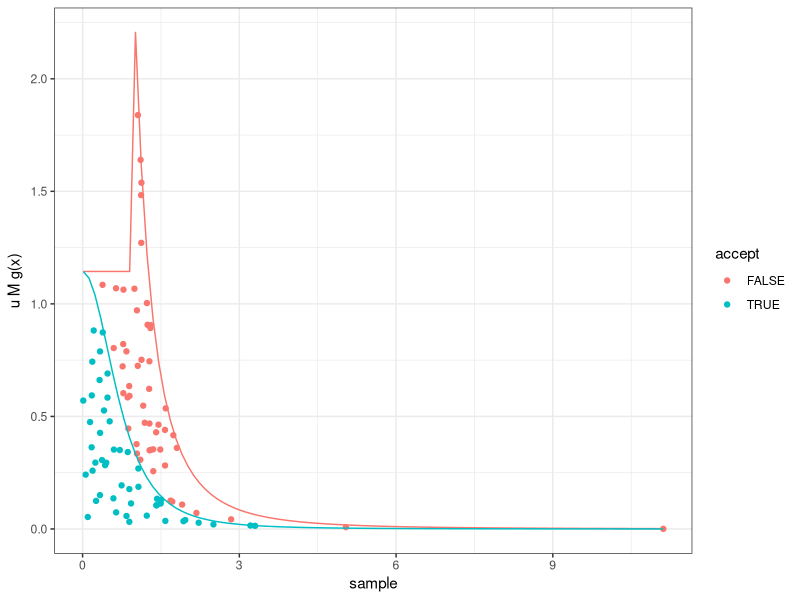
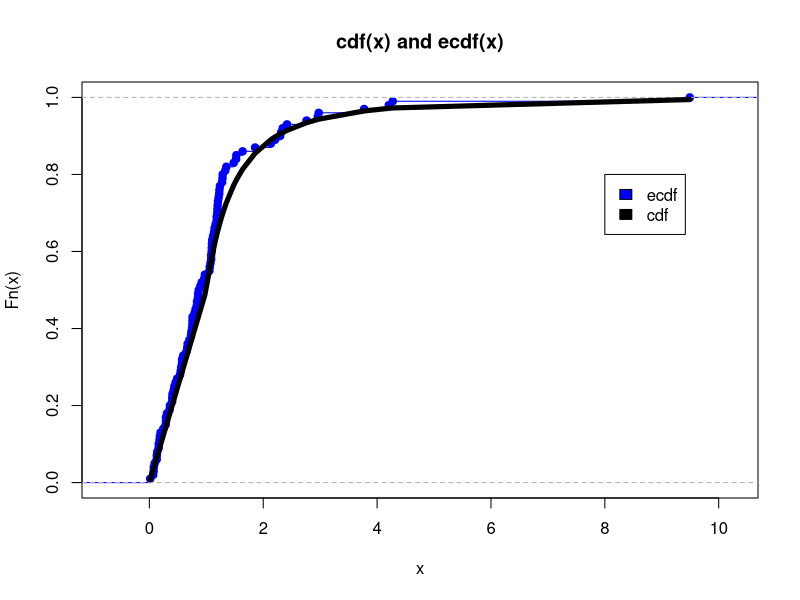
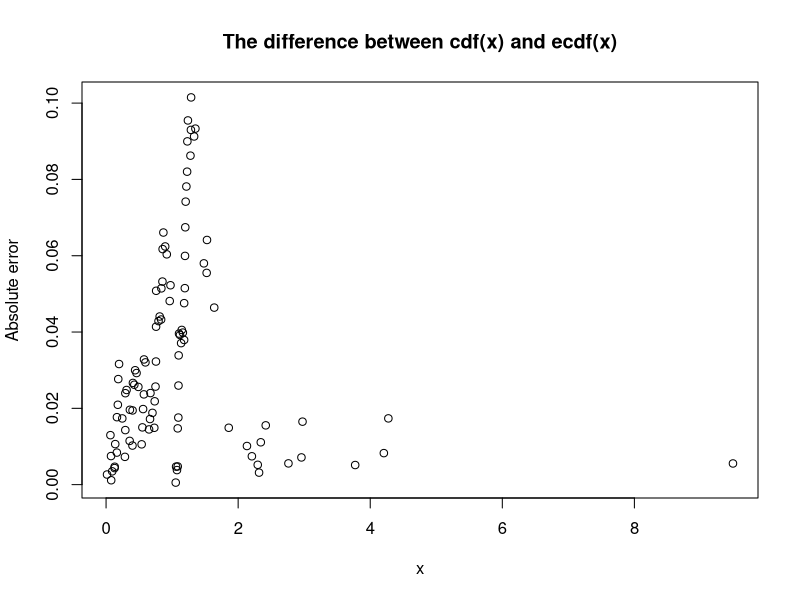
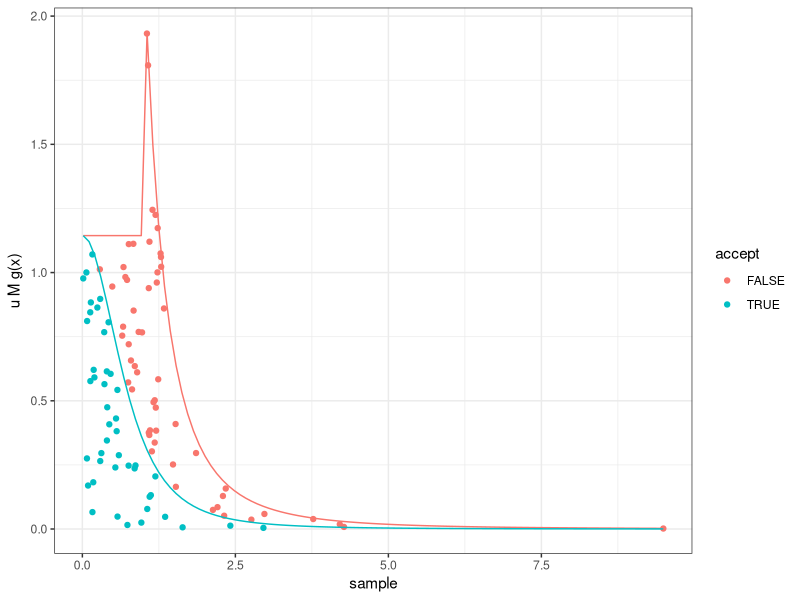
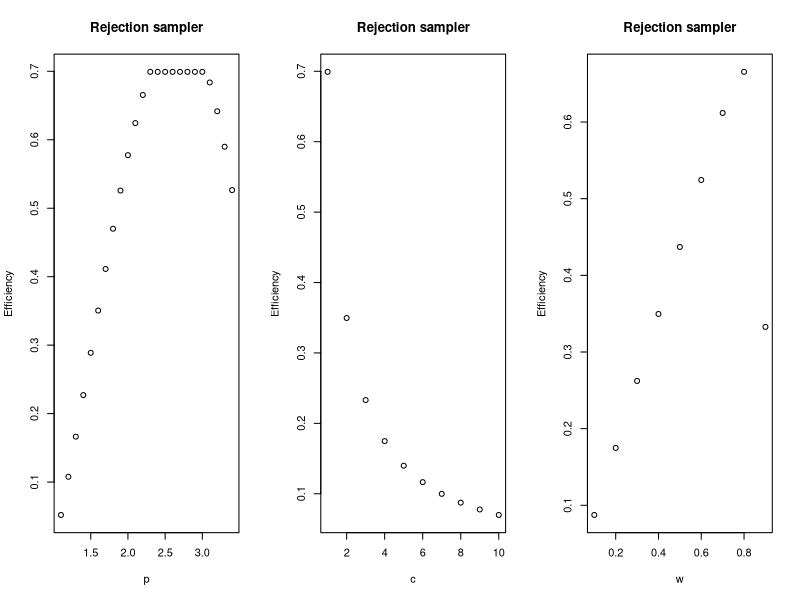
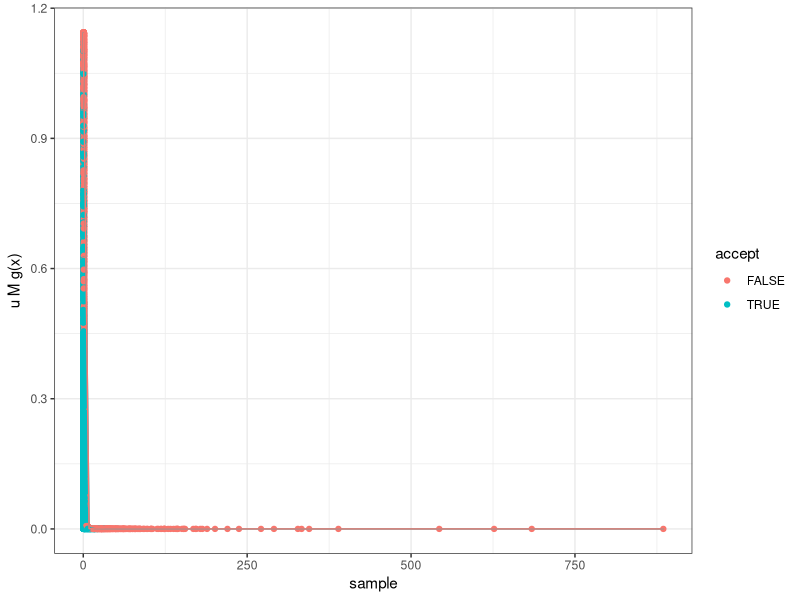
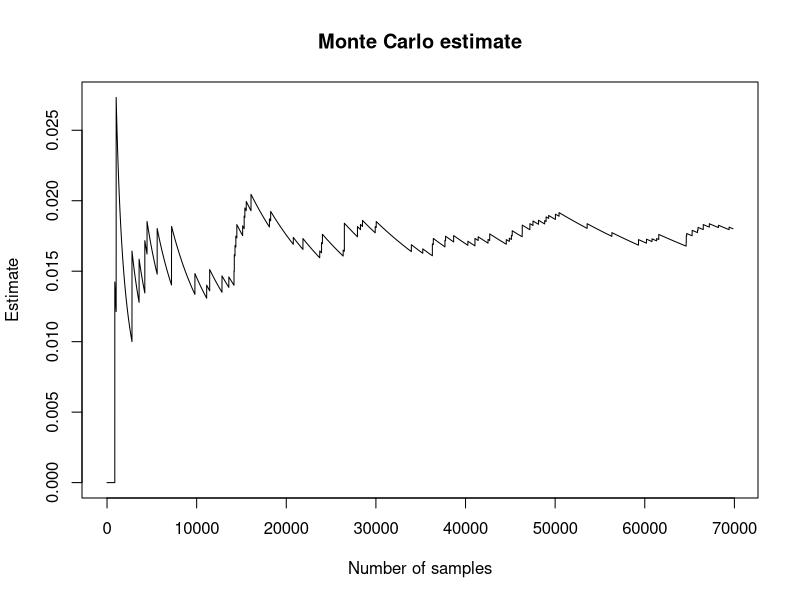
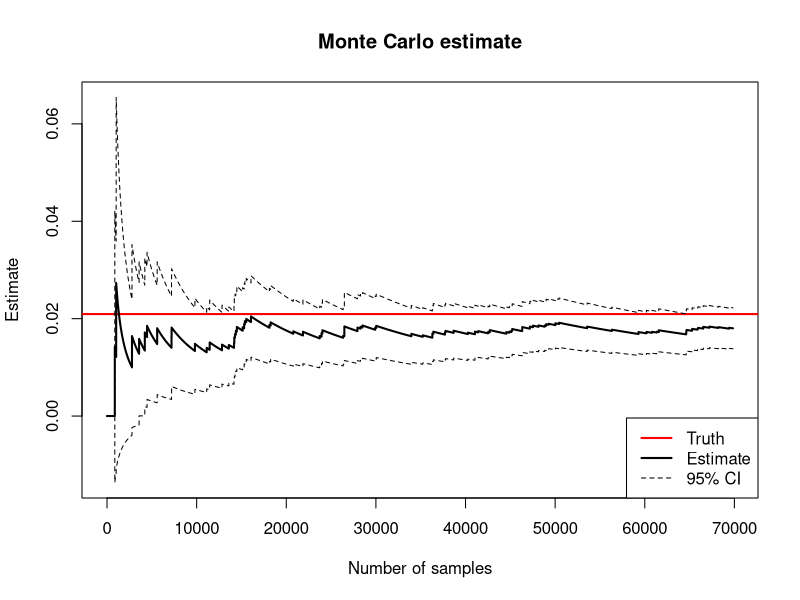

Reproduce these figures in R, in order. (Note: a time limit stopped this script after it produced the figures.)
## ----libraries, message=FALSE, warning=FALSE, cache=FALSE----------------
library("reshape2")
library("plyr")
library("dplyr")
library("ggplot2")
library("xtable")

## ----set_seed------------------------------------------------------------
set.seed(1)

## ----Problem 4.1----------------
# define f(x)

f = function(x,log = FALSE) {
  out = (1+x^2)^(-1.75)*as.numeric(x>0)
  if (log) return(log(out))
  return(out)
}

I_f = integrate(function(x) f(x), -Inf, Inf)

# define g2(x)
g2 = function(x, log = FALSE) {
    out = x^(-3)*as.numeric(x>1)
    if (log) return(log(out))
    return(out)
}

I_g2 = integrate(function(x) g2(x), -Inf, Inf)

# define g(x)
g = function(x, log = FALSE) {
  out = 0.5*as.numeric(x>0 & x<1) + 0.5*g2(x)/I_g2$value
  if (log) return(log(out))
  return(out)
}

sampler_1 = function(n_points, w=0.5) {
  sample = matrix(0, nrow=n_points, ncol=1, byrow=TRUE)
  for (i in 1:n_points) {
    if (runif(1)<w) {sample[i] = runif(1)}
    else {sample[i] = sqrt(1/(1-runif(1)))}
  }
  return(sample)
}

# rejection sampling
set.seed(1)

M = 2/I_f$value
n = 10^2
d = data.frame(x = sampler_1(n), 
               u = runif(n)) %>%
  mutate(u_scaled = u*M*g(x),
         accept   = u_scaled < f(x)/I_f$value)

gg = ggplot(d, aes(x=x,y=u_scaled,col=accept)) + 
  geom_point()

clrs = unique(ggplot_build(gg)$data[[1]]$colour)

gg + stat_function(fun=function(x) M*g(x), col=clrs[2]) +
  stat_function(fun=function(x) f(x)/I_f$value, col=clrs[1]) + 
  labs(x="sample",y=expression(paste("u M g(",x,")"))) +
  theme_bw()

cat("Observed acceptance rate was",mean(d$accept))



## ----Problem 4.2----------------

# define g2(x)
g2 = function(x,p,c, log = FALSE) {
  out = x^(-p)*(p-1)*as.numeric(x>c)/(c^(1-p))
  if (log) return(log(out))
  return(out)
}

g = function(x,p,c,w, log = FALSE) {
  out = w*(1/c)*as.numeric(x>0 & x<c) + (1-w)*g2(x,p,c)
  if (log) return(log(out))
  return(out)
}

g_cdf = function(x,p,c,w, log = FALSE) {
  out = w*(x/c)*as.numeric(x>0 & x<c) + (w+(1-w)*(1-(x/c)^(1-p)))*as.numeric(x>c)
  if (log) return(log(out))
  return(out)
}

sampler_2 = function(n_points, p, c, w) {
  sample = matrix(0, nrow=n_points, ncol=1, byrow=TRUE)
  for (i in 1:n_points) {
    if (runif(1)<w) {sample[i] = runif(1)*c}
    else {sample[i] = c*(1-runif(1))^(1/(1-p))}
  }
  return(sample)
}

# sampling
set.seed(2)
w = 0.5
c = 1
p = 3
n = 10^2
M = c/(w*I_f$value)

# plot cdf and ecdf
x = sampler_2(n,p,c,w)
x_cdf = g_cdf(x,p,c,w)
plot(ecdf(x),col="blue", main = 'cdf(x) and ecdf(x)')
lines(sort(x),sort(x_cdf), add = TRUE, col="black", lwd=5)
legend(8, 0.8, legend = c('ecdf', 'cdf'),fill = c('blue','black'))

# plot absolute error between cdf and ecdf
plot(x,abs(ecdf(x)(x)-x_cdf), ylab = 'Absolute error', main = 'The difference between cdf(x) and ecdf(x)')

# sampling from g
d = data.frame(x = x, 
               u = runif(n)) %>%
  mutate(u_scaled = u*M*g(x,p,c,w),
         accept   = u_scaled < f(x)/I_f$value)

gg = ggplot(d, aes(x=x,y=u_scaled,col=accept)) + 
  geom_point()

clrs = unique(ggplot_build(gg)$data[[1]]$colour)

gg + stat_function(fun=function(x) M*g(x,p,c,w), col=clrs[1]) +
  stat_function(fun=function(x) f(x)/I_f$value, col=clrs[2]) + 
  labs(x="sample",y=expression(paste("u M g(",x,")"))) +
  theme_bw()

cat("Observed acceptance rate was",mean(d$accept))




## ------Problem 4.3------------------------------

M = function(p,c,w) {
  m1 = c/(w*I_f$value)
  m2 = c^(1-p)*(p/(3.5-p))^(p/2)*(1+p/(3.5-p))^(-1.75)/(I_f$value*(1-w)*(p-1))
  m3 = c*(1+c^2)^(-1.75)/(I_f$value*(1-w)*(p-1))
  return(max(m1,m2,m3))
}

p_vector = seq(1.1,3.4,0.1)
c_vector = 1:10
w_vector = seq(0.1,0.9,0.1)
mm = array(rep(1, length(p_vector)*length(c_vector)*length(w_vector)), 
           dim=c(length(p_vector), length(c_vector), length(w_vector)))
for (i in 1:length(p_vector)) {
  for (j in 1:length(c_vector)) {
    for (k in 1:length(w_vector)) {
      mm[i,j,k] = M(p_vector[i],c_vector[j],w_vector[k])
    }
  }
}

## mm[13,1,8],M(2.3,1,0.8)
F_m1 <- matrix(c(1, 2, 3), nrow = 1, ncol = 3, byrow = TRUE)
layout(F_m1)
plot(p_vector,1/mm[,1,8],xlab='p',ylab='Efficiency',main='Rejection sampler') # effect of p
plot(c_vector,1/mm[13,,8],xlab='c',ylab='Efficiency',main='Rejection sampler') # effect of c
plot(w_vector,1/mm[12,1,],xlab='w',ylab='Efficiency',main='Rejection sampler') # effect of c




## ------Problem 4.4------------------------------

h = function(x, log = FALSE) {
  out = x*as.numeric(x>=10)
  if (log) return(log(out))
  return(out)
}

E_hf_x = integrate(function(x) f(x)*h(x), -Inf, Inf)

# sampling with the greatest efficiency
set.seed(3)
J = 10^5

w = 0.8
c = 1
p = 2.3
MM = M(p,c,w)

x = sampler_2(J,p,c,w)

F_m2 <- matrix(c(1), nrow = 1, ncol = 1, byrow = TRUE)
layout(F_m2)

# sampling from proposal g
d = data.frame(x = x, 
               u = runif(J)) %>%
  mutate(u_scaled = u*MM*g(x,p,c,w),
         accept   = u_scaled < f(x)/I_f$value)

gg = ggplot(d, aes(x=x,y=u_scaled,col=accept)) + 
  geom_point()

clrs = unique(ggplot_build(gg)$data[[1]]$colour)

gg + stat_function(fun=function(x) MM*g(x,p,c,w), col=clrs[2]) +
  stat_function(fun=function(x) f(x)/I_f$value, col=clrs[1]) + 
  labs(x="sample",y=expression(paste("u M g(",x,")"))) +
  theme_bw()

cat("Observed acceptance rate was",mean(d$accept))

# calculate h(x)
hx = h(x[d$accept])
cummean = function(x) return(cumsum(x)/(1:length(x)))
plot(cmhx<-cummean(hx), type='l', ylab="Estimate", main="Monte Carlo estimate", xlab="Number of samples")

# variance or 95%CI
cumvar = function(x) {
  J = length(x)
  cumvar = numeric(J)
  for (j in 1:J) { cumvar[j] = var(x[1:j])/j }
  return(cumvar)
}

cvhx = cumvar(hx)
uci  = cmhx+qnorm(.975)*sqrt(cvhx)
lci  = cmhx-qnorm(.975)*sqrt(cvhx)
plot(cmhx, main="Monte Carlo estimate", type="n",
     ylim=range(uci,lci,na.rm=T), xlab="Number of samples", ylab="Estimate")
abline(h=E_hf_x$value, col="red",lwd=2)
lines(cmhx,lwd=2)
lines(uci, lty=2)
lines(lci, lty=2)
legend("bottomright", c("Truth","Estimate","95% CI"),
       lwd=c(2,2,1), lty=c(1,1,2), col=c("red","black","black"))


# plot relative error

set.seed(3)
J = 10^6

w = 0.8
c = 1
p = 2.3
MM = M(p,c,w)

x = sampler_2(J,p,c,w)

# sampling from proposal g
d = data.frame(x = x, 
               u = runif(J)) %>%
  mutate(u_scaled = u*MM*g(x,p,c,w),
         accept   = u_scaled < f(x)/I_f$value)

cat("Observed acceptance rate was",mean(d$accept))

# calculate h(x)
hx = h(x[d$accept])
cmhx = cummean(hx)
cvhx = cumvar(hx)
uci  = cmhx+qnorm(.975)*sqrt(cvhx)
lci  = cmhx-qnorm(.975)*sqrt(cvhx)

relative_error = (uci-lci)/(2*cmhx)
plot(relative_error, type='l', ylim = c(0,2), ylab="Relative error", main="Relative error of Monte Carlo estimate", xlab="Number of samples")
lines(c(rep(0.1, length(relative_error))),lty=2, col = 'blue')
lines(c(rep(0.01, length(relative_error))),lty=2, col = 'blue')
text(10,0.2,'0.1',col='blue')
text(10,0,'0.01',col = 'blue')

if (relative_error[length(relative_error)] < 0.1) {
  cat("Required MC sample size for relative error less than 10% is", 
      round(which.max(relative_error<0.1)/mean(d$accept)))
} else {
  cat("Required MC sample size for relative error less than 10% is", 
      "higher than 10^6")
}

if (relative_error[length(relative_error)] < 0.01) {
  cat("Required MC sample size for relative error less than 1% is", 
      round(which.max(relative_error<0.01)/mean(d$accept)))
} else {
  cat("Required MC sample size for relative error less than 1% is", 
      "higher than 10^6")
}



## -------------- Problem 4.5 ------------------

gj = function(x,j,c=10, log = FALSE) {
  out = x^(-j)*(j-1)*as.numeric(x>c)/(c^(1-j))
  if (log) return(log(out))
  return(out)
}

sampler_j = function(n_points, j, c=10) {
  sample = matrix(0, nrow=n_points, ncol=1, byrow=TRUE)
  for (i in 1:n_points) {
    sample[i] = c*(1-runif(1))^(1/(1-j))
  }
  return(sample)
}

# sample size
J = 10^5
E_hf_x = integrate(function(x) f(x)*h(x), -Inf, Inf) #truth

# sampling from proposal g (j=2)
set.seed(100000)
j=2
x = sampler_j(J,j)
weights = f(x)/(I_f$value*gj(x,j))

# calculate h(x)
hx = h(x)
cummean = function(x) return(cumsum(x*weights)/(1:length(x)))
cmhx<-cummean(hx)

# variance or 95%CI
cumvar = function(x) {
  J = length(x)
  cumvar = numeric(J)
  for (i in 1:J) { cumvar[i] = var(x[1:i]*weights[1:i])/i }
  return(cumvar)
}

cvhx = cumvar(hx)
uci  = cmhx+qnorm(.975)*sqrt(cvhx)
lci  = cmhx-qnorm(.975)*sqrt(cvhx)
plot(cmhx[100:20000], main="Monte Carlo estimate", type="n",
     ylim=range(uci[100:length(uci)],lci[100:length(lci)],E_hf_x$value,na.rm=T), xlab="Number of samples", ylab="Estimate")
abline(h=E_hf_x$value, col="red",lwd=2)
lines(cmhx[100:20000],lwd=2)
lines(uci[100:20000], lty=2)
lines(lci[100:20000], lty=2)
legend("bottomright", c("Truth","Estimate","95% CI"),
       lwd=c(2,2,1), lty=c(1,1,2), col=c("red","black","black"))


# sampling from proposal g (j=3)
set.seed(200000)
j=3
x = sampler_j(J,j)
weights = f(x)/(I_f$value*gj(x,j))

# calculate h(x)
hx = h(x)
cmhx<-cummean(hx)

# variance or 95%CI
cvhx = cumvar(hx)
uci  = cmhx+qnorm(.975)*sqrt(cvhx)
lci  = cmhx-qnorm(.975)*sqrt(cvhx)
plot(cmhx[100:20000], main="Monte Carlo estimate", type="n",
     ylim=range(uci[100:length(uci)],lci[100:length(lci)],E_hf_x$value, na.rm=T), xlab="Number of samples", ylab="Estimate")
abline(h=E_hf_x$value, col="red",lwd=2)
lines(cmhx[100:20000],lwd=2)
lines(uci[100:20000], lty=2)
lines(lci[100:20000], lty=2)
legend("bottomright", c("Truth","Estimate","95% CI"),
       lwd=c(2,2,1), lty=c(1,1,2), col=c("red","black","black"))


# sampling from a proposal g (j=4)
set.seed(300000)
j=4
x = sampler_j(J,j)
weights = f(x)/(I_f$value*gj(x,j))

# calculate h(x)
hx = h(x)
cmhx<-cummean(hx)

# variance or 95%CI
cvhx = cumvar(hx)
uci  = cmhx+qnorm(.975)*sqrt(cvhx)
lci  = cmhx-qnorm(.975)*sqrt(cvhx)
plot(cmhx[100:20000], main="Monte Carlo estimate", type="n",
     ylim=range(uci[100:length(uci)],lci[100:length(lci)],E_hf_x$value,na.rm=T), xlab="Number of samples", ylab="Estimate")
abline(h=E_hf_x$value, col="red",lwd=2)
lines(cmhx[100:20000],lwd=2)
lines(uci[100:20000], lty=2)
lines(lci[100:20000], lty=2)
legend("bottomright", c("Truth","Estimate","95% CI"),
       lwd=c(2,2,1), lty=c(1,1,2), col=c("red","black","black"))
